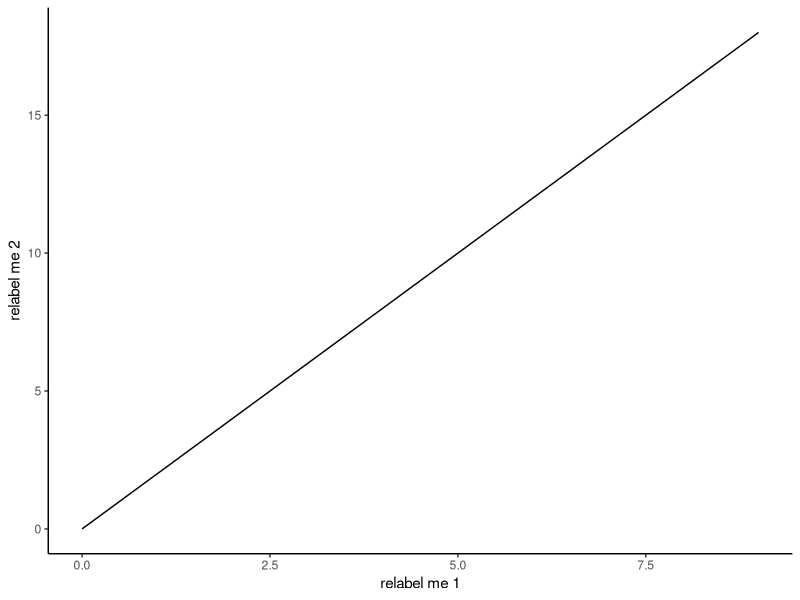
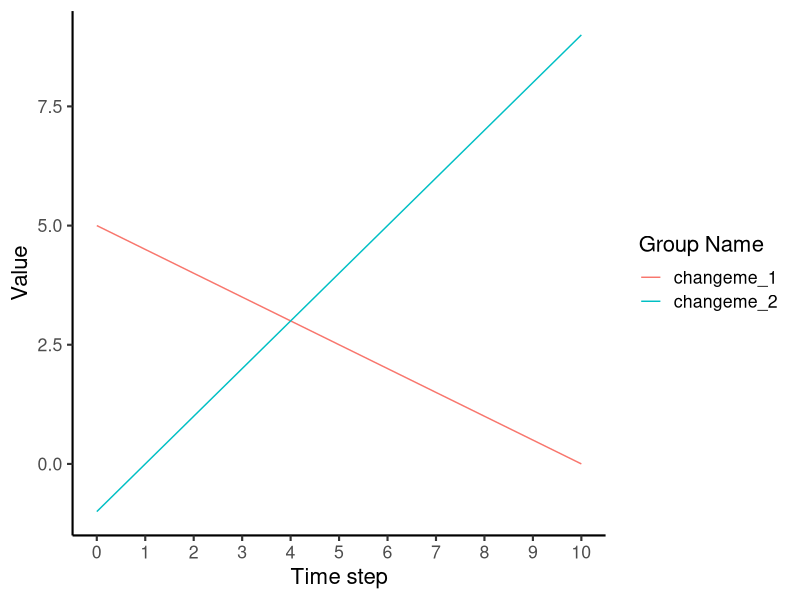
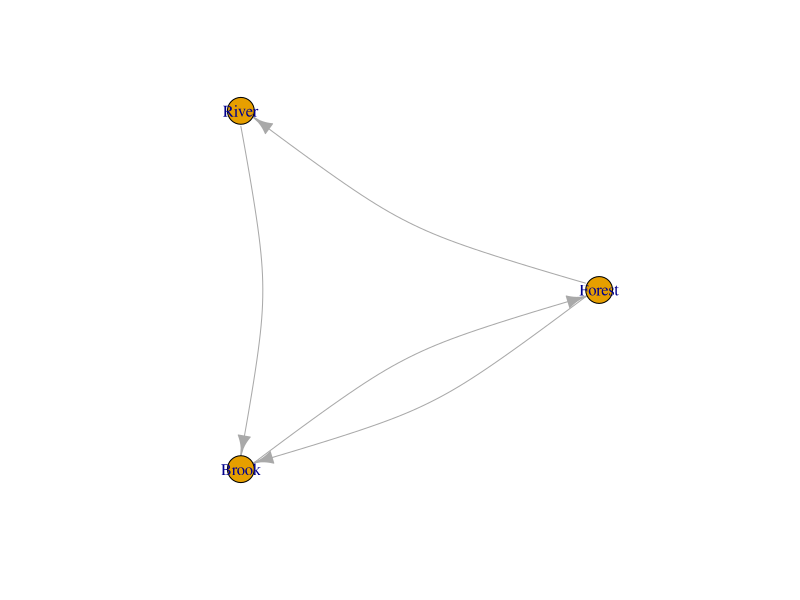
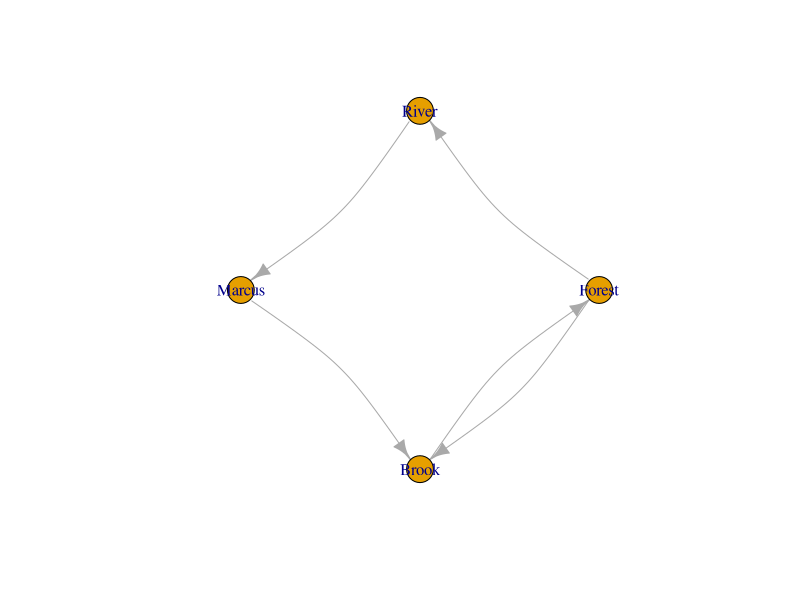
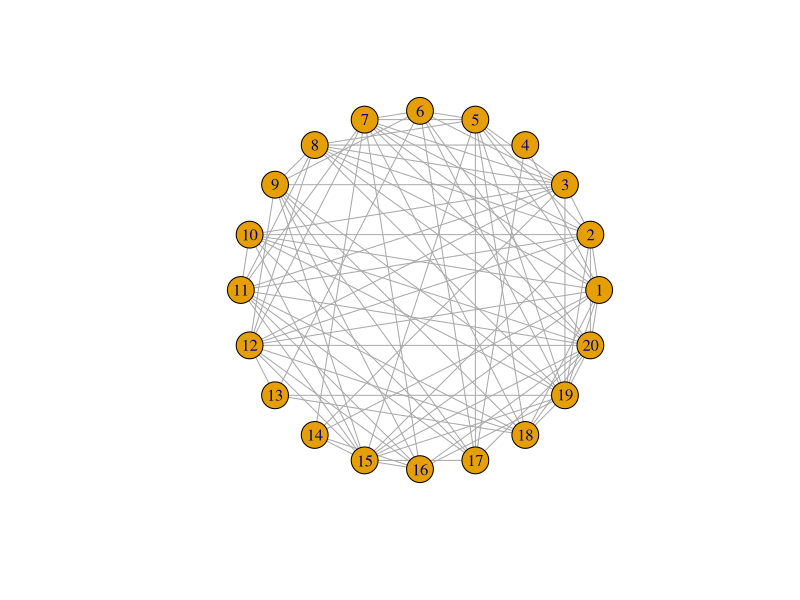
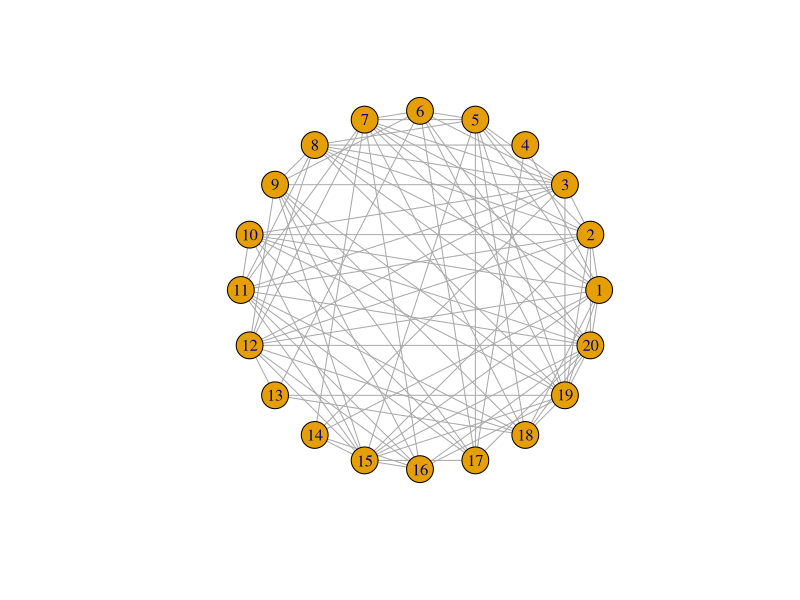
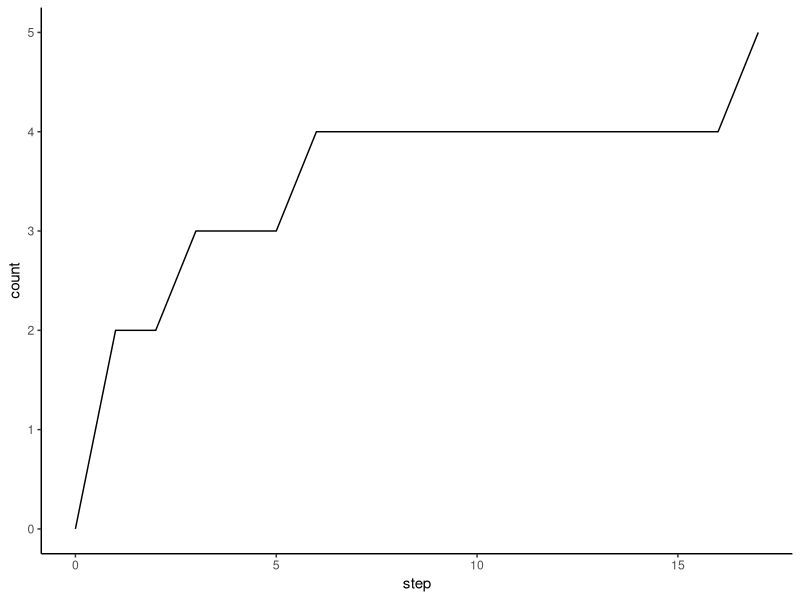

Write R code to recreate these figures, in order.
## ---- chunk 1
#| echo: true
#| 
library(ggplot2)
library(tibble)

hello_world_plot <- function(n_steps = 10, start_t = 0, dt = 1, a = -1) {

  # Local function that is only available in hello_world_plot.
  y <- function(t, a = 2) {
      a * t 
  }

  # Create time step sequence given parameters passed to this function.
  t <- seq(from=start_t, by=dt, length.out=n_steps)

  # Create fake data table (i.e., a "tibble" from the tibble library).
  fake_data <- tibble(y = y(t), t = t)

  # Plot the fake data.
  ggplot(fake_data, aes(x=t, y=y)) + 
      geom_line() + 
      xlab("relabel me 1") + 
      ylab("relabel me 2") + 
      theme_classic()
}
## ---- chunk 2
#| fig-width: 5.5
#| fig-height: 3
hello_world_plot()
## ---- chunk 3
hello_world_grouped <- function(grp_name_1 = "Hello", grp_name_2 = "World", intercept_1 = 5, slope_1 = -0.5, intercept_2 = -1, slope_2 = 1) {
  
  t_single <- rep(seq(from=0, to=10, by=1))
  t <- rep(t_single, 2)
  
  val <- c(intercept_1 + (slope_1 * t_single), 
                   intercept_2 + (slope_2 * t_single))   
  # print(length(t))
  # print(length(val))
  
  fake_data_2 <-
    tibble(
      grp = c(rep("changeme_1", 11), rep("changeme_2", 11)),
      t = t,
      val = val
    )
  ggplot(fake_data_2, aes(x=t, y=val, color=grp)) +
    geom_line() +
    scale_x_continuous(breaks = 0:10) +
    guides(color = guide_legend(title = "Group Name")) +
    xlab("Time step") +
    ylab("Value") +
    theme_classic(base_size = 16)
  # print(fake_data_2)
}
hello_world_grouped()
## ---- chunk 4
#| fig-label: fig-social-triangle
library(igraph)
socnet <- make_graph(~ Forest-+River-+Brook++Forest)
plot(socnet, layout = layout_in_circle(socnet), edge.curved=0.2)
## ---- chunk 5
#| fig-label: fig-social-triangle
library(igraph)
socnet <- make_graph(~ Forest-+River-+Marcus-+Brook++Forest)
plot(socnet, layout = layout_in_circle(socnet), edge.curved=0.2)
## ---- chunk 6
# Your code here! Copy, paste, and modify the above code block to make a social influence square with 
## ---- chunk 7
# Your code here! Copy, paste, and modify the above code block to make a social influence hexagon, including an additional dyad with bi-directional influence.
## ---- chunk 8
library(igraph)
net <- sample_gnp(n=20, p=0.5)
plot(net, layout = layout_in_circle(net))
## ---- chunk 9
library(igraph)
# net <- ???    <= Your Code Here!
plot(net, layout = layout_in_circle(net))
## ---- chunk 10
library(purrr)
library(tibble)
library(dplyr)

run_influencer_model <- function(N=5, adopt_rate = 0.2, t_max = 1000) {
  
  # Initialize influenced individuals' traits, time step, and ids.
  prev_adopted_A <- rep(FALSE, N)
  tbl_ret <- tibble(agent_id = 1:N, 
                    step = rep(0, N),
                    adopted_A = prev_adopted_A
                    )
  # Initialize fixated to be FALSE, since at t=0 no influenced agents have adopted A
  fixated <- FALSE
  t <- 1
  while (!fixated || (t > t_max)) {
    # Probabilistically update adopted_A to be TRUE with probability adopt_rate (α)
    new_adopted_A <- 
      prev_adopted_A %>%
        map_vec(\(adopted) { ifelse(adopted, TRUE, runif(1) < adopt_rate) })

    prev_adopted_A <- new_adopted_A

    # The influenced have fixated if all have adopted A
    fixated <- all(new_adopted_A)

    # print(new_adopted_A)
    # print(fixated)
    
    new_tstep <- tibble(agent_id = 1:N,
                        step = rep(t, N),
                        adopted_A = new_adopted_A)

    tbl_ret <- rbind(tbl_ret, new_tstep)
    
    t <- t + 1
  }

  return (tbl_ret)
}

# Set up and run influencer model for N = 5.
N <- 5
adopt_rate <- 0.1
tbl_out_5 <- run_influencer_model(N, adopt_rate)

# Plot counts over time using group_by and summarise functions.
count_series <- tbl_out_5 %>% group_by(step) %>% summarise(count = sum(adopted_A))
ggplot(count_series, aes(x=step, y=count)) + geom_line() + theme_classic()
